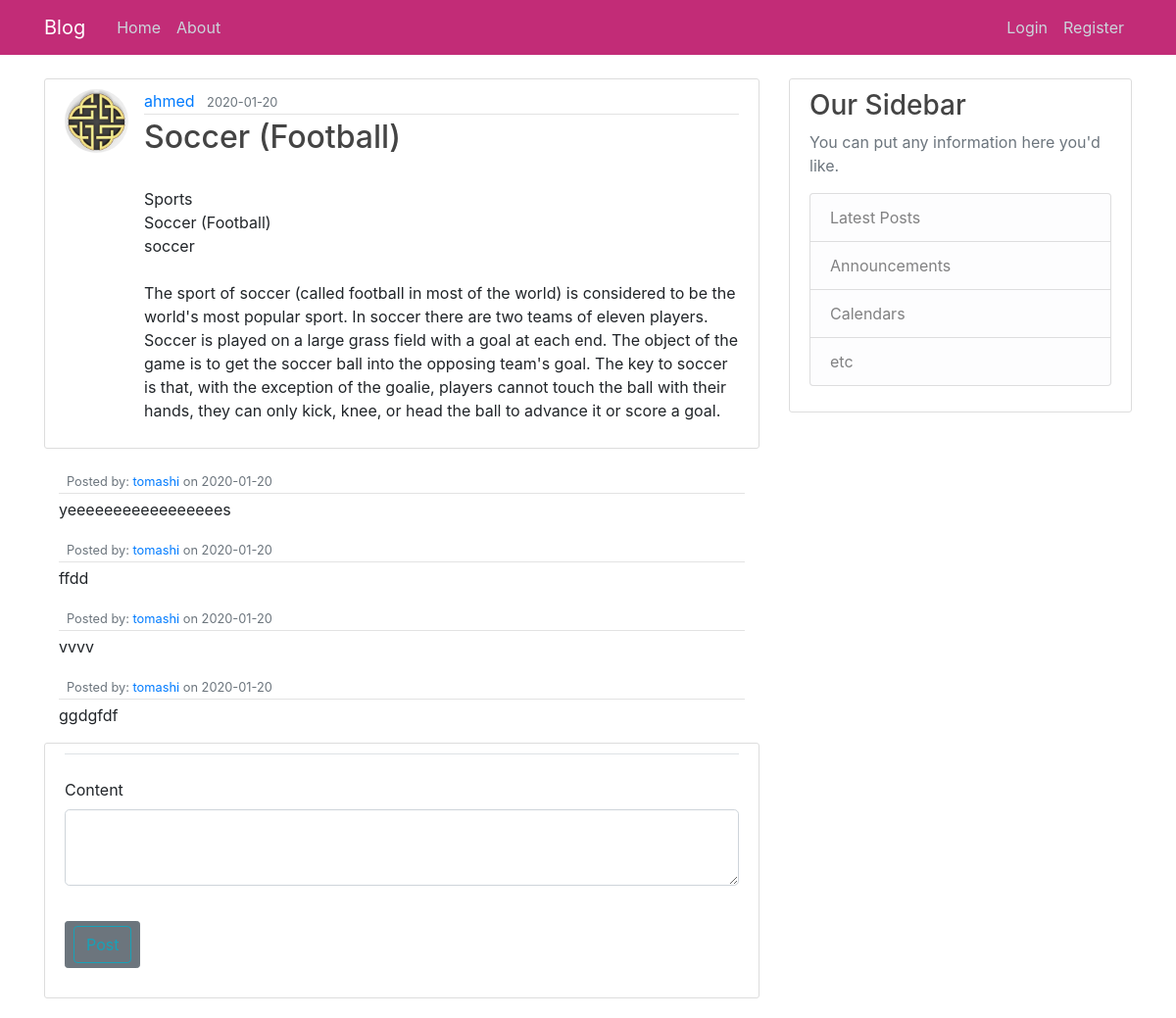
Page /post/7 on the committed database.
### flaskblog/models.py (models this page shows, shortened)
class User(db.Model, UserMixin):
    id = db.Column(db.Integer, primary_key=True)
    username = db.Column(db.String(20), unique=True, nullable=False)
    email = db.Column(db.String(120), unique=True, nullable=False)
    image_file = db.Column(db.String(20), nullable=False, default='default.jpg')
    password = db.Column(db.String(60), nullable=False)
    posts = db.relationship('Post', backref='author', lazy=True)
    comments = db.relationship('Comment', backref='author', lazy=True)

class Post(db.Model):
    id = db.Column(db.Integer, primary_key=True)
    title = db.Column(db.String(100), nullable=False)
    date_posted = db.Column(db.DateTime, nullable=False, default=datetime.utcnow)
    content = db.Column(db.Text, nullable=False)
    user_id = db.Column(db.Integer, db.ForeignKey('user.id'), nullable=False)

class Comment(db.Model):
    id = db.Column(db.Integer, primary_key=True)
    date_posted = db.Column(db.DateTime, nullable=False, default=datetime.utcnow)
    content = db.Column(db.Text, nullable=False)
    user_id = db.Column(db.Integer, db.ForeignKey('user.id'), nullable=False)

### flaskblog/routes.py (the view)
@app.route("/post/<int:post_id>",  methods=['GET', 'POST'])
def post(post_id):
    post = Post.query.get_or_404(post_id)
    comments = Comment.query.all()
    form = CommentForm()
    if form.validate_on_submit():
        comment = Comment(content=form.content.data, author=current_user)
        db.session.add(comment)
        db.session.commit()
        flash('Your comment has been created!', 'success')
        return redirect(url_for('home'))
    return render_template('post.html', post=post, form=form, comments=comments)

### flaskblog/forms.py
class CommentForm(FlaskForm):
    content = TextAreaField('Content', validators=[DataRequired()])
    submit = SubmitField('Post')

### flaskblog/templates/post.html (shortened to what this page needs)
{% extends "layout.html" %} {% block content %}
<article class="media content-section">
  <img
    class="rounded-circle article-img"
    src="{{ url_for('static', filename='dp/' + post.author.image_file) }}"
  />
  <div class="media-body">
    <div class="article-metadata">
      <a
        class="mr-2"
        href="{{ url_for('user_posts', username=post.author.username) }}"
        >{{ post.author.username }}</a
      >
      <small class="text-muted"
        >{{ post.date_posted.strftime('%Y-%m-%d') }}</small
      >
    </div>
    <h2 class="article-title">{{ post.title }}</h2>
    <p class="article-content">{{ post.content }}</p>
  </div>
</article>
<div>
  {% for comment in comments %}
  <div class="container mt-2 mb-3">
    <div class="">
      <div class="media-body">
        <div class="article-metadata">
          <small class="text-muted"
            >Posted by:
            <a href=""
              >{{ comment.author.username }}</a
            >
            on {{ comment.date_posted.strftime('%Y-%m-%d') }}</small
          >
        </div>
        <p class="article-content">{{ comment.content }}</p>
      </div>
    </div>
  </div>
  {% endfor %}
</div>
<div class="content-section">
  <form method="POST" action="">
    <fieldset class="form-group">
      <legend class="border-bottom mb-4">{{ legend }}</legend>
      <div class="form-group">
        {{ form.content.label(class="form-control-label") }} {% if
        form.content.errors %} {{ form.content(class="form-control
        form-control-lg is-invalid") }}
        <div class="invalid-feedback">
          {% for error in form.content.errors %}
          <span>{{ errors }}</span>
          {% endfor %}
        </div>
        {% else %} {{ form.content(class="form-control form-control-lg") }} {%
        endif %}
      </div>
    </fieldset>
    <div class="form-group">
      <a class="btn btn-secondary btn-sm mt-1 mb-1" href="{{ url_for('post', post_id=post.id) }}">{{ form.submit(class="btn btn-outline-info") }}</a
  >
    </div>
  </form>
</div>
{% endblock content %}

### flaskblog/static/main.css (style rules this page uses)
body { padding-top: 5rem; background-image: url("https://bit.ly/2NJxKRQ"); background-repeat: no-repeat; background-size: cover; }
h1, h2, h3, h4, h5, h6 { color: #444444; }
.content-section { background: #ffffff; padding: 10px 20px; border: 1px solid #dddddd; border-radius: 3px; margin-bottom: 20px; }
.article-title { color: #444444; }
.article-content { white-space: pre-line; }
.article-img { height: 65px; width: 65px; margin-right: 16px; }
.article-metadata { padding-bottom: 1px; margin-bottom: 4px; border-bottom: 1px solid #e3e3e3 }

### rows in the picture
User: image_file (placeholder picture), author.username "ahmed"
Post: date_posted "2020-01-20", title "Soccer (Football)", content "Sports Soccer (Football) soccer The sport of soccer (called football in most of the world) is considered to be the world's most popular sport. In soccer there are two teams of eleven players. Soccer is played on a large grass field with a goal at each end. The object of the game is to get the soccer ball into the opposing team's goal. The key to soccer is that, with the exception of the goalie, players cannot touch the ball with their hands, they can only kick, knee, or head the ball to advance it or score a goal."
Comment: author.username "tomashi", date_posted "2020-01-20", content "yeeeeeeeeeeeeeeeees"
Comment: author.username "tomashi", date_posted "2020-01-20", content "ffdd"
Comment: author.username "tomashi", date_posted "2020-01-20", content "vvvv"
Comment: author.username "tomashi", date_posted "2020-01-20", content "ggdgfdf"
